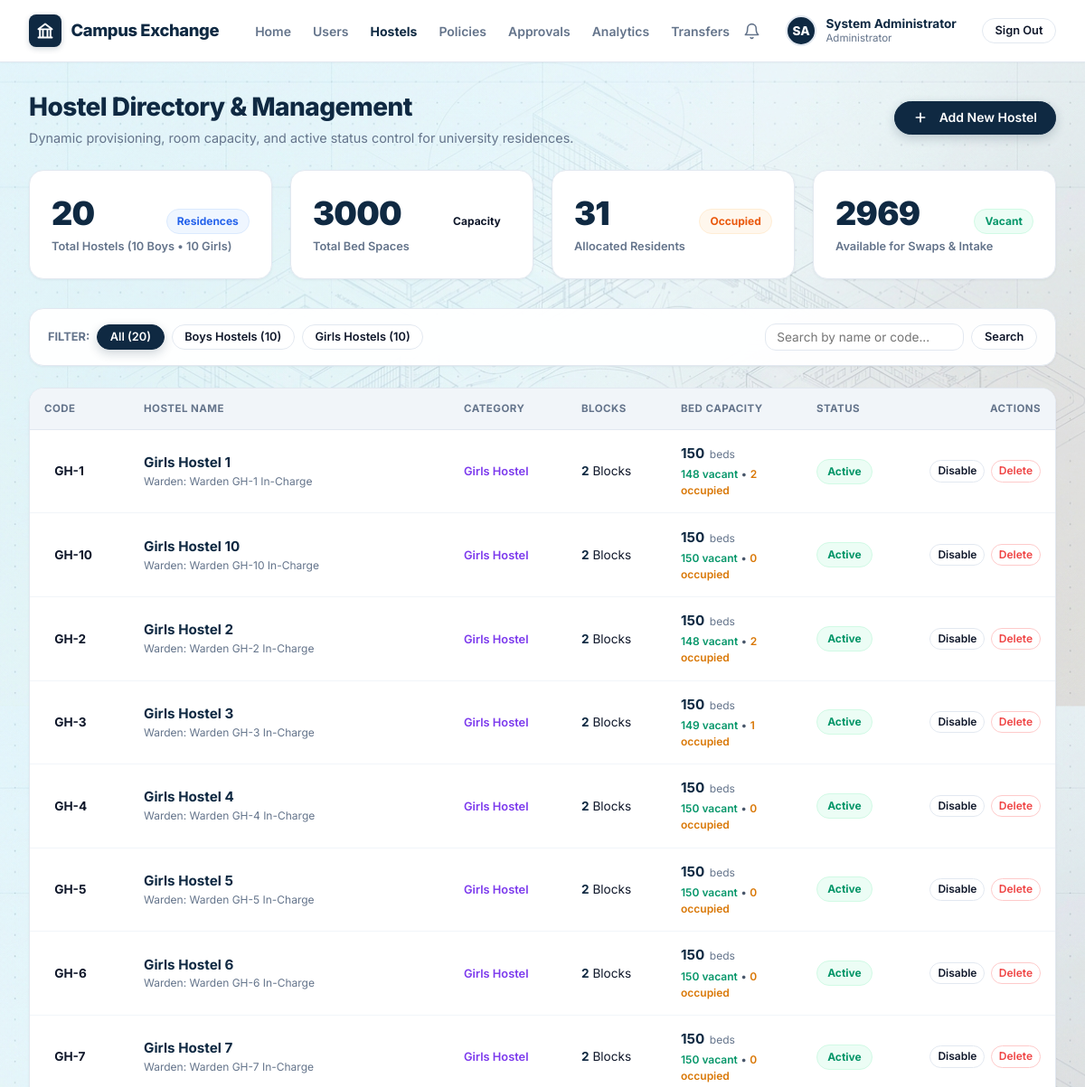
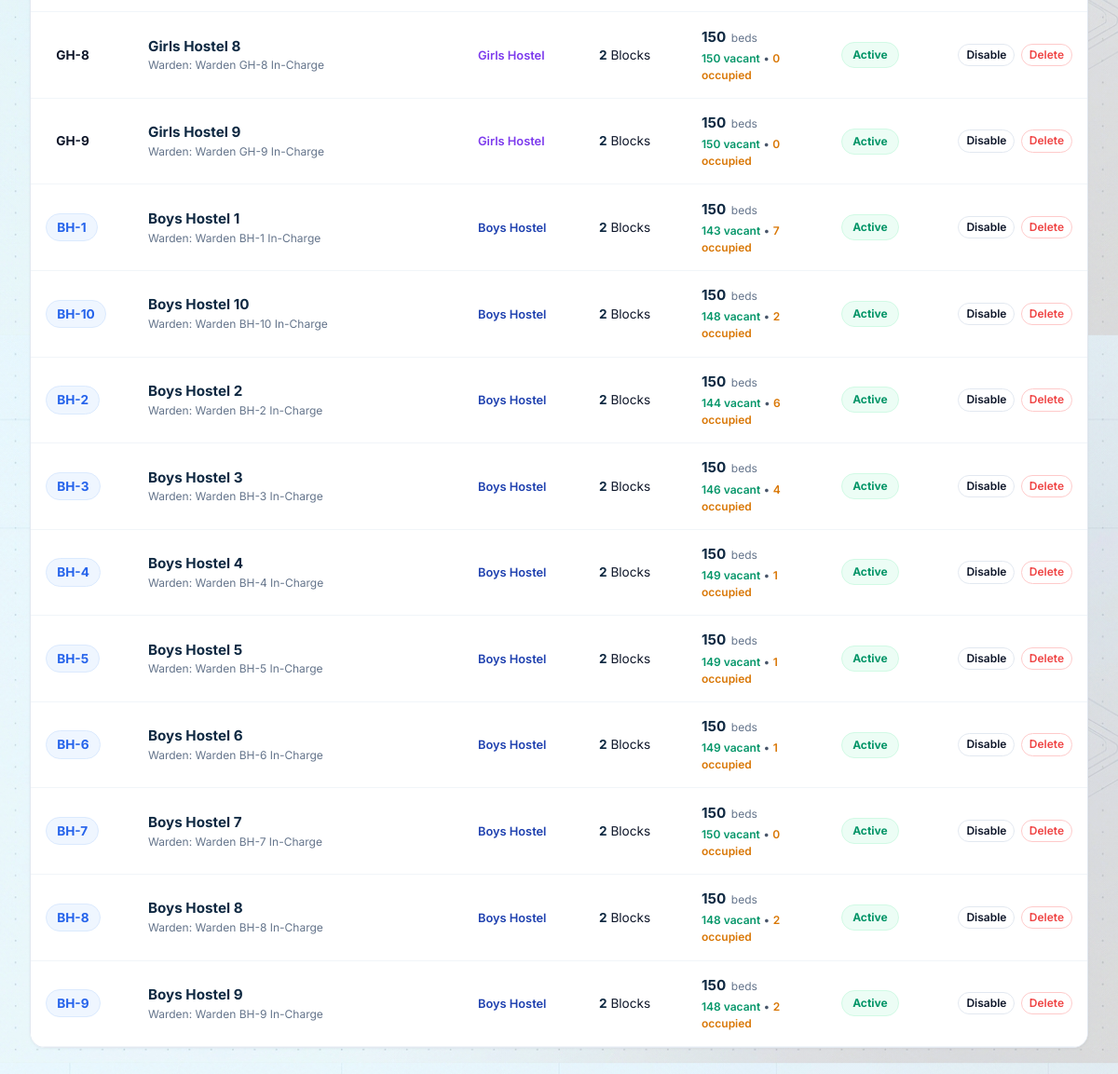
/hostels/ (signed in), run on the app's committed database (2 pictures, top to bottom).
### accounts/models.py (models this page shows, shortened)
class User(AbstractUser):
    class Role(models.TextChoices):
        STUDENT = 'student', 'Student'
        WARDEN = 'warden', 'Hostel Warden'
        CHIEF_WARDEN = 'chief_warden', 'Chief Warden'
        ADMIN = 'admin', 'Hostel Administrator'
        DSW = 'dsw', 'Dean of Student Welfare (DSW)'
    class Gender(models.TextChoices):
        MALE = 'M', 'Male'
        FEMALE = 'F', 'Female'
        OTHER = 'O', 'Other'
    university_id = models.CharField(max_length=30, unique=True, db_index=True)
    role = models.CharField(max_length=20, choices=Role.choices, default=Role.STUDENT, db_index=True)
    phone = models.CharField(max_length=20, blank=True)
    gender = models.CharField(max_length=1, choices=Gender.choices, default=Gender.MALE)
    has_fee_clearance = models.BooleanField(default=True, help_text="Verified student fee clearance")
    has_disciplinary_hold = models.BooleanField(default=False, help_text="Active university disciplinary restriction")
    last_transferred_at = models.DateTimeField(null=True, blank=True, help_text="Timestamp of last completed room swap")
    created_at = models.DateTimeField(auto_now_add=True)
    updated_at = models.DateTimeField(auto_now=True)
    @property
    def is_student(self):
        return self.role == self.Role.STUDENT
    @property
    def is_warden(self):
        return self.role in (self.Role.WARDEN, self.Role.CHIEF_WARDEN)
    @property
    def is_chief_warden(self):
        return self.role == self.Role.CHIEF_WARDEN
    @property
    def is_admin_role(self):
        return self.role == self.Role.ADMIN or self.is_superuser
    @property
    def is_dsw(self):
        return self.role == self.Role.DSW

### hostel/models.py (models this page shows, shortened)
class Hostel(models.Model):
    class GenderType(models.TextChoices):
        MALE = 'MALE', 'Boys Hostel'
        FEMALE = 'FEMALE', 'Girls Hostel'
        COED = 'COED', 'Co-Ed Residence'
    name = models.CharField(max_length=100, unique=True)
    code = models.CharField(max_length=20, unique=True)
    gender_type = models.CharField(max_length=10, choices=GenderType.choices, default=GenderType.MALE)
    is_active = models.BooleanField(default=True)
    warden = models.ForeignKey(
        settings.AUTH_USER_MODEL,
        null=True,
        blank=True,
        on_delete=models.SET_NULL,
        related_name='managed_hostels'
    )
    @property
    def total_capacity(self):
        return Bed.objects.filter(room__block__hostel=self).count()
    @property
    def occupied_beds_count(self):
        return Bed.objects.filter(room__block__hostel=self, occupancy_status='OCCUPIED').count()
    @property
    def vacant_beds_count(self):
        return Bed.objects.filter(room__block__hostel=self, occupancy_status='VACANT').count()

### hostel/views.py (the view)
    def _wrapped_view(request, *args, **kwargs):
        if not request.user.is_authenticated:
            return redirect(f"/login/?next={request.path}")
        if not (request.user.is_admin_role or request.user.is_dsw):
            messages.error(request, "Access Denied: Hostel management requires Administrator or DSW role.")
            return redirect('/dashboard/')
        return view_func(request, *args, **kwargs)

### templates/hostel/hostels_list.html (shortened to what this page needs)
{% extends 'base.html' %}
{% load static %}
{% block content %}
<div class="page-header" style="margin-bottom: 1.5rem;">
  <div class="page-title-group">
    <h1>Hostel Directory & Management</h1>
    <p>Dynamic provisioning, room capacity, and active status control for university residences.</p>
  </div>
  <div style="display: flex; gap: 0.75rem; align-items: center;">
    <button type="button" class="btn btn-primary" onclick="openHostelModal()" id="btn-add-hostel">
      <svg width="16" height="16" viewBox="0 0 24 24" fill="none" stroke="currentColor" stroke-width="2.5" stroke-linecap="round" stroke-linejoin="round" style="margin-right: 0.35rem;">
        <line x1="12" y1="5" x2="12" y2="19"></line>
        <line x1="5" y1="12" x2="19" y2="12"></line>
      </svg>
      Add New Hostel
    </button>
  </div>
</div>
<div class="grid-4" style="margin-bottom: 2rem;">
  <div class="kpi-card">
    <div class="kpi-card-row">
      <span class="kpi-card-num">{{ total_hostels }}</span>
      <span class="badge badge-blue">Residences</span>
    </div>
    <div class="kpi-card-label">Total Hostels ({{ total_boys }} Boys • {{ total_girls }} Girls)</div>
  </div>
  <div class="kpi-card">
    <div class="kpi-card-row">
      <span class="kpi-card-num">{{ total_beds }}</span>
      <span class="badge badge-teal">Capacity</span>
    </div>
    <div class="kpi-card-label">Total Bed Spaces</div>
  </div>
  <div class="kpi-card">
    <div class="kpi-card-row">
      <span class="kpi-card-num">{{ occupied_beds }}</span>
      <span class="badge badge-yellow">Occupied</span>
    </div>
    <div class="kpi-card-label">Allocated Residents</div>
  </div>
  <div class="kpi-card">
    <div class="kpi-card-row">
      <span class="kpi-card-num">{{ vacant_beds }}</span>
      <span class="badge badge-green">Vacant</span>
    </div>
    <div class="kpi-card-label">Available for Swaps & Intake</div>
  </div>
</div>
<div class="card" style="padding: 1rem 1.25rem; margin-bottom: 1.5rem; box-shadow: var(--shadow-sm);">
  <form method="GET" action="{% url 'hostels_list' %}" style="display: flex; justify-content: space-between; align-items: center; flex-wrap: wrap; gap: 1rem;">
    <div style="display: flex; align-items: center; gap: 0.5rem; flex-wrap: wrap;">
      <span style="font-size: 0.8rem; font-weight: 700; color: var(--text-muted); text-transform: uppercase;">Filter:</span>
      <a href="{% url 'hostels_list' %}{% if search_query %}?q={{ search_query }}{% endif %}"
         class="btn btn-sm {% if gender_filter == 'ALL' %}btn-primary{% else %}btn-outline{% endif %}">
        All ({{ total_hostels }})
      </a>
      <a href="{% url 'hostels_list' %}?gender=MALE{% if search_query %}&q={{ search_query }}{% endif %}"
         class="btn btn-sm {% if gender_filter == 'MALE' %}btn-primary{% else %}btn-outline{% endif %}">
        Boys Hostels ({{ total_boys }})
      </a>
      <a href="{% url 'hostels_list' %}?gender=FEMALE{% if search_query %}&q={{ search_query }}{% endif %}"
         class="btn btn-sm {% if gender_filter == 'FEMALE' %}btn-primary{% else %}btn-outline{% endif %}">
        Girls Hostels ({{ total_girls }})
      </a>
    </div>
    <div style="display: flex; align-items: center; gap: 0.5rem;">
      <input type="text" name="q" value="{{ search_query }}" placeholder="Search by name or code..."
             class="form-control" style="width: 220px; padding: 0.4rem 0.75rem; font-size: 0.85rem;" />
      <button type="submit" class="btn btn-outline btn-sm">Search</button>
    </div>
  </form>
</div>
<div class="card" style="padding: 0; overflow: hidden; box-shadow: var(--shadow-sm); margin-bottom: 2.5rem;">
  <div style="overflow-x: auto;">
    <table class="data-table">
      <thead>
        <tr>
          <th style="width: 110px;">Code</th>
          <th>Hostel Name</th>
          <th style="width: 130px;">Category</th>
          <th style="width: 110px;">Blocks</th>
          <th style="width: 150px;">Bed Capacity</th>
          <th style="width: 120px;">Status</th>
          <th style="width: 160px; text-align: right;">Actions</th>
        </tr>
      </thead>
      <tbody>
        {% for h in hostels %}
          <tr>
            <td>
              <span class="badge {% if h.gender_type == 'MALE' %}badge-blue{% elif h.gender_type == 'FEMALE' %}badge-purple{% else %}badge-teal{% endif %}" style="font-family: var(--font-mono); font-size: 0.85rem; font-weight: 700;">
                {{ h.code }}
              </span>
            </td>
            <td>
              <div style="font-weight: 700; color: var(--navy-800); font-size: 0.95rem;">
                {{ h.name }}
              </div>
              <div style="font-size: 0.75rem; color: var(--text-muted);">
                Warden: {{ h.warden.get_full_name|default:"Unassigned" }}
              </div>
            </td>
            <td>
              {% if h.gender_type == 'MALE' %}
                <span style="display: inline-flex; align-items: center; gap: 0.35rem; color: #1E40AF; font-size: 0.8rem; font-weight: 600;">
                  Boys Hostel
                </span>
              {% elif h.gender_type == 'FEMALE' %}
                <span style="display: inline-flex; align-items: center; gap: 0.35rem; color: #7C3AED; font-size: 0.8rem; font-weight: 600;">
                  Girls Hostel
                </span>
              {% else %}
                <span style="display: inline-flex; align-items: center; gap: 0.35rem; color: #0D9488; font-size: 0.8rem; font-weight: 600;">
                  Co-Ed Residence
                </span>
              {% endif %}
            </td>
            <td>
              <strong style="color: var(--navy-800);">{{ h.blocks.count }}</strong> Blocks
            </td>
            <td>
              <div style="display: flex; align-items: baseline; gap: 0.35rem;">
                <strong style="font-size: 0.95rem; color: var(--navy-800);">{{ h.total_capacity }}</strong>
                <span style="font-size: 0.75rem; color: var(--text-muted);">beds</span>
              </div>
              <div style="font-size: 0.75rem; color: var(--text-secondary); margin-top: 0.15rem;">
                <span style="color: #059669; font-weight: 600;">{{ h.vacant_beds_count }} vacant</span> •
                <span style="color: #D97706; font-weight: 600;">{{ h.occupied_beds_count }} occupied</span>
              </div>
            </td>
            <td>
              {% if h.is_active %}
                <span class="badge badge-green">Active</span>
              {% else %}
                <span class="badge badge-neutral" style="background: #E2E8F0; color: #64748B;">Inactive</span>
              {% endif %}
            </td>
            <td style="text-align: right;">
              <div style="display: inline-flex; gap: 0.4rem; align-items: center;">
                <form method="POST" action="{% url 'hostel_toggle_status' h.pk %}" style="display: inline;">
                  <button type="submit" class="btn btn-outline btn-sm" style="padding: 0.25rem 0.5rem; font-size: 0.75rem;" title="Toggle active status">
                    {% if h.is_active %}Disable{% else %}Enable{% endif %}
                  </button>
                </form>
                <form method="POST" action="{% url 'hostel_delete' h.pk %}" style="display: inline;"
                      onsubmit="return confirm('Are you sure you want to delete {{ h.name }} ({{ h.code }})? All vacant rooms and beds in this hostel will be removed.');">
                  <button type="submit" class="btn btn-outline btn-sm"
                          style="padding: 0.25rem 0.5rem; font-size: 0.75rem; color: #EF4444; border-color: #FECACA;"
                          title="Delete Hostel"
                          {% if h.occupied_beds_count > 0 %}disabled title="Cannot delete: Hostel has occupied beds"{% endif %}>
                    Delete
                  </button>
                </form>
              </div>
            </td>
          </tr>
        {% endfor %}
      </tbody>
    </table>
  </div>
</div>
{% endblock %}

### templates/base.html (shortened to what this page needs)
<!DOCTYPE html>
<html lang="en">
<head>
  {% load static %}
  <link rel="stylesheet" href="{% static 'css/style.css' %}">
</head>
<body>
  <header class="top-navbar">
    <div class="navbar-inner">
      <div class="brand-section">
        <a href="{% url 'landing' %}" class="brand-link">
          <div class="brand-crest">
            <svg width="20" height="20" viewBox="0 0 24 24" fill="none" stroke="currentColor" stroke-width="2.3" stroke-linecap="round" stroke-linejoin="round">
              <path d="M3 21h18M3 10h18M5 10v11M19 10v11M9 10v11M15 10v11M12 3l9 7H3z"/>
            </svg>
          </div>
          <div class="brand-title">Campus Exchange</div>
        </a>
        <nav>
          <ul class="nav-menu">
            <li class="nav-item {% if request.path == '/' %}active{% endif %}">
              <a href="{% url 'landing' %}">Home</a>
            </li>
            {% if user.is_authenticated %}
              {% if user.is_student %}
                <li class="nav-item {% if request.path == '/dashboard/' %}active{% endif %}">
                  <a href="{% url 'dashboard' %}">Dashboard</a>
                </li>
                <li class="nav-item {% if request.path == '/exchange-requests/new/' %}active{% endif %}">
                  <a href="{% url 'create_request' %}">New Request</a>
                </li>
                <li class="nav-item {% if '/proposals/' in request.path or request.path == '/matches/' %}active{% endif %}">
                  <a href="{% url 'matches' %}">Matches</a>
                </li>
                <li class="nav-item {% if request.path == '/lifestyle/quiz/' %}active{% endif %}">
                  <a href="{% url 'lifestyle_quiz' %}">🤝 Quiz</a>
                </li>
                <li class="nav-item {% if request.path == '/transfers/' %}active{% endif %}">
                  <a href="{% url 'transfers_list' %}">Transfers</a>
                </li>
              {% elif user.is_admin_role %}
                <li class="nav-item {% if '/admin/users/' in request.path %}active{% endif %}">
                  <a href="{% url 'admin_users_list' %}">Users</a>
                </li>
                <li class="nav-item {% if '/hostels/' in request.path %}active{% endif %}">
                  <a href="{% url 'hostels_list' %}">Hostels</a>
                </li>
                <li class="nav-item {% if '/admin/policies/' in request.path %}active{% endif %}">
                  <a href="{% url 'admin_policies' %}">Policies</a>
                </li>
                <li class="nav-item {% if '/warden/' in request.path %}active{% endif %}">
                  <a href="{% url 'warden_approvals' %}">Approvals</a>
                </li>
                <li class="nav-item {% if '/dean/' in request.path or '/admin/analytics/' in request.path %}active{% endif %}">
                  <a href="{% url 'dean_analytics' %}">Analytics</a>
                </li>
                <li class="nav-item {% if request.path == '/transfers/' %}active{% endif %}">
                  <a href="{% url 'transfers_list' %}">Transfers</a>
                </li>
              {% endif %}
            {% endif %}
          </ul>
        </nav>
      </div>
      <div class="navbar-controls">
        {% if user.is_authenticated %}
          <a href="{% url 'dashboard' %}" class="nav-icon-bell" title="Notifications" style="position: relative;">
            <svg width="19" height="19" viewBox="0 0 24 24" fill="none" stroke="currentColor" stroke-width="2" stroke-linecap="round" stroke-linejoin="round">
              <path d="M18 8A6 6 0 0 0 6 8c0 7-3 9-3 9h18s-3-2-3-9"></path>
              <path d="M13.73 21a2 2 0 0 1-3.46 0"></path>
            </svg>
          </a>
          <div class="user-profile-header">
            <div style="width: 34px; height: 34px; border-radius: 50%; background: #0F2942; color: #FFFFFF; display: flex; align-items: center; justify-content: center; font-weight: 800; font-size: 0.85rem; border: 2px solid #E2E8F0; text-transform: uppercase;">
              {{ user.first_name|slice:":1" }}{{ user.last_name|slice:":1"|default:user.username|slice:":1" }}
            </div>
            <div class="user-meta-header">
              <span class="user-name-header">{{ user.get_full_name|default:user.username }}</span>
              <span class="user-sub-header">
                {% if user.is_student %}
                  {% if user_allocated_bed %}
                    {{ user_allocated_bed.room.block.hostel.code }} • {{ user_allocated_bed.room.room_number }} ({{ user_allocated_bed.bed_number }})
                  {% else %}
                    Student • {{ user.university_id }}
                  {% endif %}
                {% elif user.role == 'chief_warden' %}
                  Chief Warden
                {% elif user.role == 'warden' %}
                  Hostel Warden
                {% elif user.role == 'dsw' %}
                  Dean of Student Welfare
                {% elif user.is_admin_role %}
                  Administrator
                {% else %}
                  {{ user.university_id }}
                {% endif %}
              </span>
            </div>
          </div>
          <a href="{% url 'logout' %}" class="btn btn-outline btn-sm" style="margin-left: 0.5rem;">
            Sign Out
          </a>
        {% endif %}
      </div>
    </div>
  </header>
  <main class="main-container">
    {% block content %}{% endblock %}
  </main>
</body>
</html>

### data on the page
User: first_name "S", last_name "A", get_full_name "System Administrator"
Hostel: code "GH-1", name "Girls Hostel 1", warden.get_full_name "Warden GH-1 In-Charge", gender_type "Girls Hostel", blocks.count "2", total_capacity "150", vacant_beds_count "148", occupied_beds_count "2", is_active "Active"
Hostel: code "GH-10", name "Girls Hostel 10", warden.get_full_name "Warden GH-10 In-Charge", gender_type "Girls Hostel", blocks.count "2", total_capacity "150", vacant_beds_count "150", occupied_beds_count "0", is_active "Active"
Hostel: code "GH-2", name "Girls Hostel 2", warden.get_full_name "Warden GH-2 In-Charge", gender_type "Girls Hostel", blocks.count "2", total_capacity "150", vacant_beds_count "148", occupied_beds_count "2", is_active "Active"
Hostel: code "GH-3", name "Girls Hostel 3", warden.get_full_name "Warden GH-3 In-Charge", gender_type "Girls Hostel", blocks.count "2", total_capacity "150", vacant_beds_count "149", occupied_beds_count "1", is_active "Active"
Hostel: code "GH-4", name "Girls Hostel 4", warden.get_full_name "Warden GH-4 In-Charge", gender_type "Girls Hostel", blocks.count "2", total_capacity "150", vacant_beds_count "150", occupied_beds_count "0", is_active "Active"
Hostel: code "GH-5", name "Girls Hostel 5", warden.get_full_name "Warden GH-5 In-Charge", gender_type "Girls Hostel", blocks.count "2", total_capacity "150", vacant_beds_count "150", occupied_beds_count "0", is_active "Active"
Hostel: code "GH-6", name "Girls Hostel 6", warden.get_full_name "Warden GH-6 In-Charge", gender_type "Girls Hostel", blocks.count "2", total_capacity "150", vacant_beds_count "150", occupied_beds_count "0", is_active "Active"
Hostel: code "GH-7", name "Girls Hostel 7", warden.get_full_name "Warden GH-7 In-Charge", gender_type "Girls Hostel", blocks.count "2", total_capacity "150", vacant_beds_count "150", occupied_beds_count "0", is_active "Active"
Hostel: code "GH-8", name "Girls Hostel 8", warden.get_full_name "Warden GH-8 In-Charge", gender_type "Girls Hostel", blocks.count "2", total_capacity "150", vacant_beds_count "150", occupied_beds_count "0", is_active "Active"
Hostel: code "GH-9", name "Girls Hostel 9", warden.get_full_name "Warden GH-9 In-Charge", gender_type "Girls Hostel", blocks.count "2", total_capacity "150", vacant_beds_count "150", occupied_beds_count "0", is_active "Active"
Hostel: code "BH-1", name "Boys Hostel 1", warden.get_full_name "Warden BH-1 In-Charge", gender_type "Boys Hostel", blocks.count "2", total_capacity "150", vacant_beds_count "143", occupied_beds_count "7", is_active "Active"
Hostel: code "BH-10", name "Boys Hostel 10", warden.get_full_name "Warden BH-10 In-Charge", gender_type "Boys Hostel", blocks.count "2", total_capacity "150", vacant_beds_count "148", occupied_beds_count "2", is_active "Active"
Hostel: code "BH-2", name "Boys Hostel 2", warden.get_full_name "Warden BH-2 In-Charge", gender_type "Boys Hostel", blocks.count "2", total_capacity "150", vacant_beds_count "144", occupied_beds_count "6", is_active "Active"
Hostel: code "BH-3", name "Boys Hostel 3", warden.get_full_name "Warden BH-3 In-Charge", gender_type "Boys Hostel", blocks.count "2", total_capacity "150", vacant_beds_count "146", occupied_beds_count "4", is_active "Active"
Hostel: code "BH-4", name "Boys Hostel 4", warden.get_full_name "Warden BH-4 In-Charge", gender_type "Boys Hostel", blocks.count "2", total_capacity "150", vacant_beds_count "149", occupied_beds_count "1", is_active "Active"
Hostel: code "BH-5", name "Boys Hostel 5", warden.get_full_name "Warden BH-5 In-Charge", gender_type "Boys Hostel", blocks.count "2", total_capacity "150", vacant_beds_count "149", occupied_beds_count "1", is_active "Active"
Hostel: code "BH-6", name "Boys Hostel 6", warden.get_full_name "Warden BH-6 In-Charge", gender_type "Boys Hostel", blocks.count "2", total_capacity "150", vacant_beds_count "149", occupied_beds_count "1", is_active "Active"
Hostel: code "BH-7", name "Boys Hostel 7", warden.get_full_name "Warden BH-7 In-Charge", gender_type "Boys Hostel", blocks.count "2", total_capacity "150", vacant_beds_count "150", occupied_beds_count "0", is_active "Active"
Hostel: code "BH-8", name "Boys Hostel 8", warden.get_full_name "Warden BH-8 In-Charge", gender_type "Boys Hostel", blocks.count "2", total_capacity "150", vacant_beds_count "148", occupied_beds_count "2", is_active "Active"
Hostel: code "BH-9", name "Boys Hostel 9", warden.get_full_name "Warden BH-9 In-Charge", gender_type "Boys Hostel", blocks.count "2", total_capacity "150", vacant_beds_count "148", occupied_beds_count "2", is_active "Active"

### other printed values
{{ total_hostels }} "20"
{{ total_boys }} "10"
{{ total_girls }} "10"
{{ total_beds }} "3000"
{{ occupied_beds }} "31"
{{ vacant_beds }} "2969"
